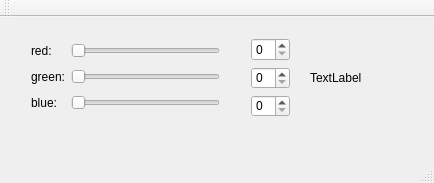
<?xml version="1.0" encoding="UTF-8"?>
<ui version="4.0">
 <class>MainWindow</class>
 <widget class="QMainWindow" name="MainWindow">
  <property name="geometry">
   <rect>
    <x>0</x>
    <y>0</y>
    <width>434</width>
    <height>183</height>
   </rect>
  </property>
  <property name="windowTitle">
   <string>MainWindow</string>
  </property>
  <widget class="QWidget" name="centralWidget">
   <widget class="QWidget" name="gridLayoutWidget">
    <property name="geometry">
     <rect>
      <x>20</x>
      <y>10</y>
      <width>211</width>
      <height>101</height>
     </rect>
    </property>
    <layout class="QGridLayout" name="gridLayout">
     <item row="1" column="1">
      <widget class="QSlider" name="horizontalSliderRed">
       <property name="orientation">
        <enum>Qt::Horizontal</enum>
       </property>
      </widget>
     </item>
     <item row="3" column="0">
      <widget class="QLabel" name="labelBlue">
       <property name="text">
        <string>blue:</string>
       </property>
      </widget>
     </item>
     <item row="1" column="0">
      <widget class="QLabel" name="labelRed">
       <property name="text">
        <string>red:</string>
       </property>
      </widget>
     </item>
     <item row="3" column="1">
      <widget class="QSlider" name="horizontalSliderBlue">
       <property name="orientation">
        <enum>Qt::Horizontal</enum>
       </property>
      </widget>
     </item>
     <item row="2" column="1">
      <widget class="QSlider" name="horizontalSliderGreen">
       <property name="orientation">
        <enum>Qt::Horizontal</enum>
       </property>
      </widget>
     </item>
     <item row="2" column="0">
      <widget class="QLabel" name="labelGreen">
       <property name="text">
        <string>green:</string>
       </property>
      </widget>
     </item>
    </layout>
   </widget>
   <widget class="QLabel" name="colorLabel">
    <property name="geometry">
     <rect>
      <x>310</x>
      <y>10</y>
      <width>101</width>
      <height>101</height>
     </rect>
    </property>
    <property name="text">
     <string>TextLabel</string>
    </property>
   </widget>
   <widget class="QWidget" name="verticalLayoutWidget">
    <property name="geometry">
     <rect>
      <x>240</x>
      <y>10</y>
      <width>61</width>
      <height>101</height>
     </rect>
    </property>
    <layout class="QVBoxLayout" name="verticalLayout">
     <item>
      <widget class="QSpinBox" name="spinBoxRed">
       <property name="maximum">
        <number>99</number>
       </property>
      </widget>
     </item>
     <item>
      <widget class="QSpinBox" name="spinBoxGreen">
       <property name="maximum">
        <number>99</number>
       </property>
      </widget>
     </item>
     <item>
      <widget class="QSpinBox" name="spinBoxBlue">
       <property name="maximum">
        <number>99</number>
       </property>
      </widget>
     </item>
    </layout>
   </widget>
  </widget>
  <widget class="QMenuBar" name="menuBar">
   <property name="geometry">
    <rect>
     <x>0</x>
     <y>0</y>
     <width>434</width>
     <height>21</height>
    </rect>
   </property>
  </widget>
  <widget class="QToolBar" name="mainToolBar">
   <attribute name="toolBarArea">
    <enum>TopToolBarArea</enum>
   </attribute>
   <attribute name="toolBarBreak">
    <bool>false</bool>
   </attribute>
  </widget>
  <widget class="QStatusBar" name="statusBar"/>
 </widget>
 <layoutdefault spacing="6" margin="11"/>
 <resources/>
 <connections>
  <connection>
   <sender>spinBoxRed</sender>
   <signal>valueChanged(int)</signal>
   <receiver>horizontalSliderRed</receiver>
   <slot>setValue(int)</slot>
   <hints>
    <hint type="sourcelabel">
     <x>256</x>
     <y>64</y>
    </hint>
    <hint type="destinationlabel">
     <x>216</x>
     <y>66</y>
    </hint>
   </hints>
  </connection>
  <connection>
   <sender>spinBoxGreen</sender>
   <signal>valueChanged(int)</signal>
   <receiver>horizontalSliderGreen</receiver>
   <slot>setValue(int)</slot>
   <hints>
    <hint type="sourcelabel">
     <x>267</x>
     <y>102</y>
    </hint>
    <hint type="destinationlabel">
     <x>222</x>
     <y>98</y>
    </hint>
   </hints>
  </connection>
  <connection>
   <sender>spinBoxBlue</sender>
   <signal>valueChanged(int)</signal>
   <receiver>horizontalSliderBlue</receiver>
   <slot>setValue(int)</slot>
   <hints>
    <hint type="sourcelabel">
     <x>264</x>
     <y>129</y>
    </hint>
    <hint type="destinationlabel">
     <x>222</x>
     <y>128</y>
    </hint>
   </hints>
  </connection>
  <connection>
   <sender>horizontalSliderRed</sender>
   <signal>valueChanged(int)</signal>
   <receiver>spinBoxRed</receiver>
   <slot>setValue(int)</slot>
   <hints>
    <hint type="sourcelabel">
     <x>104</x>
     <y>66</y>
    </hint>
    <hint type="destinationlabel">
     <x>246</x>
     <y>65</y>
    </hint>
   </hints>
  </connection>
  <connection>
   <sender>horizontalSliderGreen</sender>
   <signal>valueChanged(int)</signal>
   <receiver>spinBoxGreen</receiver>
   <slot>setValue(int)</slot>
   <hints>
    <hint type="sourcelabel">
     <x>149</x>
     <y>96</y>
    </hint>
    <hint type="destinationlabel">
     <x>261</x>
     <y>104</y>
    </hint>
   </hints>
  </connection>
  <connection>
   <sender>horizontalSliderBlue</sender>
   <signal>valueChanged(int)</signal>
   <receiver>spinBoxBlue</receiver>
   <slot>setValue(int)</slot>
   <hints>
    <hint type="sourcelabel">
     <x>146</x>
     <y>123</y>
    </hint>
    <hint type="destinationlabel">
     <x>268</x>
     <y>138</y>
    </hint>
   </hints>
  </connection>
 </connections>
</ui>
